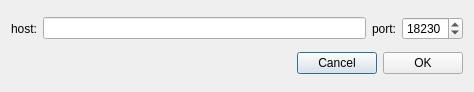
<?xml version="1.0" encoding="UTF-8"?>
<ui version="4.0">
 <class>NewNodeDialog</class>
 <widget class="QDialog" name="NewNodeDialog">
  <property name="windowModality">
   <enum>Qt::ApplicationModal</enum>
  </property>
  <property name="geometry">
   <rect>
    <x>0</x>
    <y>0</y>
    <width>474</width>
    <height>92</height>
   </rect>
  </property>
  <property name="windowTitle">
   <string>新しいリモートノード</string>
  </property>
  <layout class="QVBoxLayout" name="verticalLayout">
   <item>
    <layout class="QHBoxLayout" name="horizontalLayout">
     <item>
      <widget class="QLabel" name="label">
       <property name="text">
        <string>host:</string>
       </property>
      </widget>
     </item>
     <item>
      <widget class="QLineEdit" name="m_hostEdit"/>
     </item>
     <item>
      <widget class="QLabel" name="label_2">
       <property name="text">
        <string>port:</string>
       </property>
      </widget>
     </item>
     <item>
      <widget class="QSpinBox" name="m_portSpin">
       <property name="minimum">
        <number>1</number>
       </property>
       <property name="maximum">
        <number>65535</number>
       </property>
       <property name="value">
        <number>18230</number>
       </property>
      </widget>
     </item>
    </layout>
   </item>
   <item>
    <layout class="QHBoxLayout" name="horizontalLayout_2">
     <item>
      <spacer name="horizontalSpacer">
       <property name="orientation">
        <enum>Qt::Horizontal</enum>
       </property>
       <property name="sizeHint" stdset="0">
        <size>
         <width>40</width>
         <height>20</height>
        </size>
       </property>
      </spacer>
     </item>
     <item>
      <widget class="QPushButton" name="m_cancelButton">
       <property name="text">
        <string>Cancel</string>
       </property>
      </widget>
     </item>
     <item>
      <widget class="QPushButton" name="m_okButton">
       <property name="text">
        <string>OK</string>
       </property>
      </widget>
     </item>
    </layout>
   </item>
  </layout>
 </widget>
 <resources/>
 <connections>
  <connection>
   <sender>m_okButton</sender>
   <signal>clicked()</signal>
   <receiver>NewNodeDialog</receiver>
   <slot>accept()</slot>
   <hints>
    <hint type="sourcelabel">
     <x>500</x>
     <y>62</y>
    </hint>
    <hint type="destinationlabel">
     <x>276</x>
     <y>44</y>
    </hint>
   </hints>
  </connection>
  <connection>
   <sender>m_cancelButton</sender>
   <signal>clicked()</signal>
   <receiver>NewNodeDialog</receiver>
   <slot>reject()</slot>
   <hints>
    <hint type="sourcelabel">
     <x>417</x>
     <y>62</y>
    </hint>
    <hint type="destinationlabel">
     <x>276</x>
     <y>44</y>
    </hint>
   </hints>
  </connection>
 </connections>
</ui>
